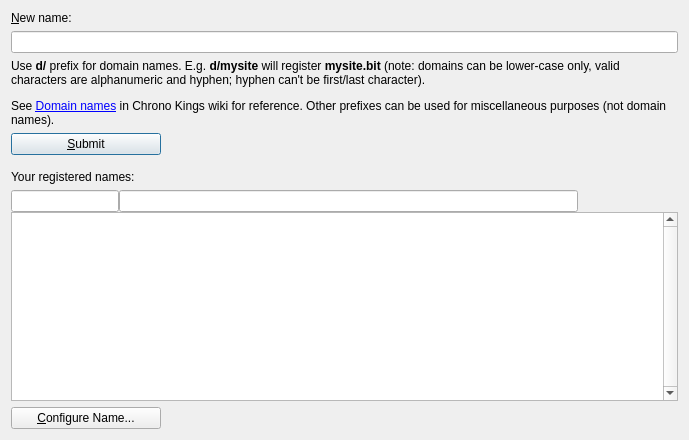
<?xml version="1.0" encoding="UTF-8"?>
<ui version="4.0">
 <class>ManageNamesPage</class>
 <widget class="QDialog" name="ManageNamesPage">
  <property name="geometry">
   <rect>
    <x>0</x>
    <y>0</y>
    <width>689</width>
    <height>440</height>
   </rect>
  </property>
  <property name="sizePolicy">
   <sizepolicy hsizetype="Preferred" vsizetype="Preferred">
    <horstretch>0</horstretch>
    <verstretch>0</verstretch>
   </sizepolicy>
  </property>
  <property name="windowTitle">
   <string>Manage Names</string>
  </property>
  <layout class="QHBoxLayout" name="horizontalLayout">
   <item>
    <layout class="QVBoxLayout" name="verticalLayout">
     <item>
      <widget class="QLabel" name="label_4">
       <property name="sizePolicy">
        <sizepolicy hsizetype="Preferred" vsizetype="Maximum">
         <horstretch>0</horstretch>
         <verstretch>0</verstretch>
        </sizepolicy>
       </property>
       <property name="text">
        <string>&amp;New name:</string>
       </property>
       <property name="alignment">
        <set>Qt::AlignLeading|Qt::AlignLeft|Qt::AlignVCenter</set>
       </property>
       <property name="buddy">
        <cstring>registerName</cstring>
       </property>
      </widget>
     </item>
     <item>
      <widget class="QValidatedLineEdit" name="registerName">
       <property name="toolTip">
        <string>Enter the name that will be assigned to new player</string>
       </property>
       <property name="text">
        <string notr="true"/>
       </property>
      </widget>
     </item>
     <item>
      <widget class="QLabel" name="label">
       <property name="sizePolicy">
        <sizepolicy hsizetype="Preferred" vsizetype="Preferred">
         <horstretch>0</horstretch>
         <verstretch>0</verstretch>
        </sizepolicy>
       </property>
       <property name="text">
        <string>&lt;html&gt;&lt;head/&gt;&lt;body&gt;&lt;p&gt;Use &lt;span style=&quot; font-weight:600;&quot;&gt;d/&lt;/span&gt; prefix for domain names. E.g. &lt;span style=&quot; font-weight:600;&quot;&gt;d/mysite&lt;/span&gt; will register &lt;span style=&quot; font-weight:600;&quot;&gt;mysite.bit&lt;/span&gt; (note: domains can be lower-case only, valid characters are alphanumeric and hyphen; hyphen can't be first/last character).&lt;/p&gt;&lt;p&gt;See &lt;a href=&quot;http://dot-bit.org/Namespace:Domain_names&quot;&gt;&lt;span style=&quot; text-decoration: underline; color:#0000ff;&quot;&gt;Domain names&lt;/span&gt;&lt;/a&gt; in Chrono Kings wiki for reference. Other prefixes can be used for miscellaneous purposes (not domain names).&lt;/p&gt;&lt;/body&gt;&lt;/html&gt;</string>
       </property>
       <property name="textFormat">
        <enum>Qt::RichText</enum>
       </property>
       <property name="wordWrap">
        <bool>true</bool>
       </property>
       <property name="openExternalLinks">
        <bool>true</bool>
       </property>
      </widget>
     </item>
     <item>
      <widget class="QPushButton" name="submitNameButton">
       <property name="sizePolicy">
        <sizepolicy hsizetype="Fixed" vsizetype="Fixed">
         <horstretch>0</horstretch>
         <verstretch>0</verstretch>
        </sizepolicy>
       </property>
       <property name="minimumSize">
        <size>
         <width>150</width>
         <height>0</height>
        </size>
       </property>
       <property name="toolTip">
        <string>Confirm the new name action. Sends name_new transaction
to the network and creates a pending name_firstupdate transaction.</string>
       </property>
       <property name="text">
        <string>&amp;Submit</string>
       </property>
       <property name="icon">
        <iconset resource="../bitcoin.qrc">
         <normaloff>:/icons/send</normaloff>:/icons/send</iconset>
       </property>
       <property name="default">
        <bool>true</bool>
       </property>
      </widget>
     </item>
     <item>
      <spacer name="verticalSpacer">
       <property name="orientation">
        <enum>Qt::Vertical</enum>
       </property>
       <property name="sizeType">
        <enum>QSizePolicy::Maximum</enum>
       </property>
       <property name="sizeHint" stdset="0">
        <size>
         <width>20</width>
         <height>12</height>
        </size>
       </property>
      </spacer>
     </item>
     <item>
      <widget class="QLabel" name="label_5">
       <property name="sizePolicy">
        <sizepolicy hsizetype="Preferred" vsizetype="Maximum">
         <horstretch>0</horstretch>
         <verstretch>0</verstretch>
        </sizepolicy>
       </property>
       <property name="text">
        <string>Your registered names:</string>
       </property>
       <property name="alignment">
        <set>Qt::AlignLeading|Qt::AlignLeft|Qt::AlignVCenter</set>
       </property>
       <property name="buddy">
        <cstring>tableView</cstring>
       </property>
      </widget>
     </item>
     <item>
      <layout class="QVBoxLayout" name="verticalLayout_2">
       <property name="spacing">
        <number>0</number>
       </property>
       <item>
        <layout class="QHBoxLayout" name="horizontalLayout_2">
         <property name="spacing">
          <number>0</number>
         </property>
         <item>
          <widget class="QValidatedLineEdit" name="nameFilter">
           <property name="sizePolicy">
            <sizepolicy hsizetype="Fixed" vsizetype="Fixed">
             <horstretch>0</horstretch>
             <verstretch>0</verstretch>
            </sizepolicy>
           </property>
           <property name="toolTip">
            <string>Enter part of name to search for</string>
           </property>
           <property name="text">
            <string notr="true"/>
           </property>
          </widget>
         </item>
         <item>
          <widget class="QValidatedLineEdit" name="valueFilter">
           <property name="toolTip">
            <string>Enter part of value to search for</string>
           </property>
           <property name="text">
            <string notr="true"/>
           </property>
          </widget>
         </item>
         <item>
          <spacer name="horizontalSpacer_ExpiresIn">
           <property name="orientation">
            <enum>Qt::Horizontal</enum>
           </property>
           <property name="sizeType">
            <enum>QSizePolicy::Fixed</enum>
           </property>
           <property name="sizeHint" stdset="0">
            <size>
             <width>100</width>
             <height>20</height>
            </size>
           </property>
          </spacer>
         </item>
        </layout>
       </item>
       <item>
        <widget class="QTableView" name="tableView">
         <property name="contextMenuPolicy">
          <enum>Qt::CustomContextMenu</enum>
         </property>
         <property name="toolTip">
          <string>Double-click name to configure</string>
         </property>
         <property name="verticalScrollBarPolicy">
          <enum>Qt::ScrollBarAlwaysOn</enum>
         </property>
         <property name="tabKeyNavigation">
          <bool>false</bool>
         </property>
         <property name="alternatingRowColors">
          <bool>true</bool>
         </property>
         <property name="selectionMode">
          <enum>QAbstractItemView::SingleSelection</enum>
         </property>
         <property name="selectionBehavior">
          <enum>QAbstractItemView::SelectRows</enum>
         </property>
         <property name="sortingEnabled">
          <bool>true</bool>
         </property>
         <attribute name="verticalHeaderVisible">
          <bool>false</bool>
         </attribute>
        </widget>
       </item>
      </layout>
     </item>
     <item>
      <widget class="QPushButton" name="configureNameButton">
       <property name="sizePolicy">
        <sizepolicy hsizetype="Fixed" vsizetype="Fixed">
         <horstretch>0</horstretch>
         <verstretch>0</verstretch>
        </sizepolicy>
       </property>
       <property name="minimumSize">
        <size>
         <width>150</width>
         <height>0</height>
        </size>
       </property>
       <property name="toolTip">
        <string>Configure name and submit update operation</string>
       </property>
       <property name="text">
        <string>&amp;Configure Name...</string>
       </property>
       <property name="default">
        <bool>false</bool>
       </property>
      </widget>
     </item>
    </layout>
   </item>
  </layout>
 </widget>
 <customwidgets>
  <customwidget>
   <class>QValidatedLineEdit</class>
   <extends>QLineEdit</extends>
   <header>../../src/qt/qvalidatedlineedit.h</header>
  </customwidget>
 </customwidgets>
 <resources>
  <include location="../bitcoin.qrc"/>
 </resources>
 <connections/>
</ui>
